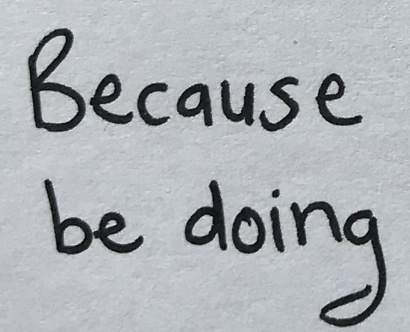
#> input picture images/kat1.jpeg, 410 x 332 px
$ python -i ocr.py   (imports and definitions only)
#> lines starting #> are read from the running program, lines starting #| are printed output that depends on the picture; after the words box and inside, x2 and y2 are one past the last pixel; in counts of white or black regions, pixels touching at a corner belong together
"""Reusable OCR helpers for character segmentation and inference."""

from __future__ import annotations

from dataclasses import dataclass
from typing import List, Tuple

import cv2
import imutils
import numpy as np
from imutils.contours import sort_contours


@dataclass
class CharacterPrediction:
    label: str
    probability: float
    bbox: Tuple[int, int, int, int]


def get_label_names() -> List[str]:
    return list("0123456789ABCDEFGHIJKLMNOPQRSTUVWXYZ")


def extract_character_rois(gray_image: np.ndarray) -> List[Tuple[np.ndarray, Tuple[int, int, int, int]]]:
    """Extract normalized 32x32 character ROIs and their bounding boxes."""
    blurred = cv2.GaussianBlur(gray_image, (5, 5), 0)
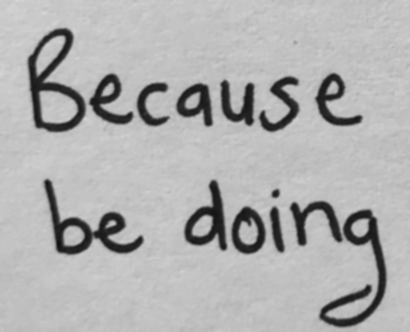
#> blurred: shape (332, 410); min 15, max 215, mean 176.4
    edged = cv2.Canny(blurred, 30, 150)
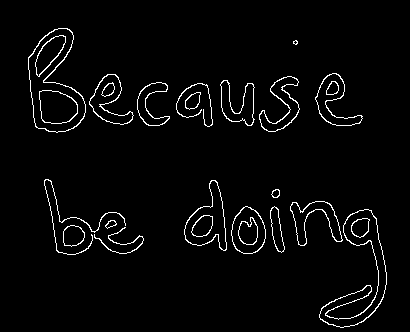
#> edged: shape (332, 410); 3% white in thin lines or dots, all inside (x1, y1, x2, y2) = (28, 28, 387, 328)
    contours = cv2.findContours(edged.copy(), cv2.RETR_EXTERNAL, cv2.CHAIN_APPROX_SIMPLE)
#> contours = 19 contours, 1 with area under 20; largest, box (x1, y1, x2, y2) and area: (28, 28, 86, 133) 3734, (319, 209, 387, 328) 2373, (184, 180, 227, 251) 1558, (231, 206, 266, 254) 1227, (89, 74, 134, 125) 1036
    contours = imutils.grab_contours(contours)

    if not contours:
        return []

    contours = sort_contours(contours, method="left-to-right")[0]
    chars: List[Tuple[np.ndarray, Tuple[int, int, int, int]]] = []

    for contour in contours:
        (x, y, w, h) = cv2.boundingRect(contour)
        if not ((5 <= w <= 150) and (15 <= h <= 120)):
            continue

        roi = gray_image[y : y + h, x : x + w]
        thresh = cv2.threshold(roi, 0, 255, cv2.THRESH_BINARY_INV | cv2.THRESH_OTSU)[1]
        (t_h, t_w) = thresh.shape

        if t_w > t_h:
            thresh = imutils.resize(thresh, width=32)
        else:
            thresh = imutils.resize(thresh, height=32)

        (t_h, t_w) = thresh.shape
        d_x = int(max(0, 32 - t_w) / 2.0)
        d_y = int(max(0, 32 - t_h) / 2.0)

        padded = cv2.copyMakeBorder(
            thresh,
            top=d_y,
            bottom=d_y,
            left=d_x,
            right=d_x,
            borderType=cv2.BORDER_CONSTANT,
            value=(0, 0, 0),
        )
        padded = cv2.resize(padded, (32, 32)).astype("float32") / 255.0
        padded = np.expand_dims(padded, axis=-1)
        chars.append((padded, (x, y, w, h)))
#> this loop made 19 passes
#> (x, y, w, h, d_x, d_y) on passes 1, 2, 3, 4, 5, 7, 8, 9, 10, 11, 12, 13: (28, 28, 58, 105, 7, 0), (44, 179, 82, 76, 0, 1), (63, 225, 22, 22, 0, 0), (89, 74, 45, 51, 2, 0), (94, 227, 50, 27, 0, 7), (137, 82, 33, 44, 4, 0), (176, 83, 37, 44, 3, 0), (184, 180, 43, 71, 6, 0), (185, 92, 16, 18, 2, 0), (220, 80, 35, 46, 4, 0), (231, 206, 35, 48, 4, 0), (259, 76, 41, 56, 4, 0)
#> (x, y, w, h) on passes 6, 15, 17: (105, 220, 12, 9), (271, 189, 9, 9), (293, 40, 5, 5)
#> pass 1, in extract_character_rois, `roi = gray_image[y : y + h, x : x + w]`:
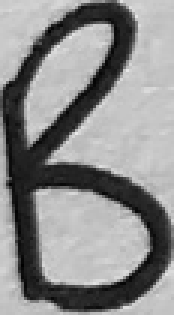
#> roi: shape (105, 58) (shown 3 times larger); min 0, max 234, mean 139.8
#> pass 1, in extract_character_rois, `thresh = cv2.threshold(roi, 0, 255, cv2.THRESH_BINARY_INV | cv2.THRESH..`:
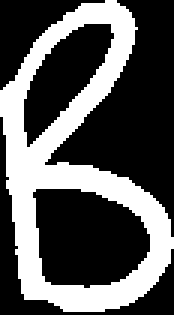
#> thresh: shape (105, 58) (shown 3 times larger); 34.7% white; 1 white region, box (x1, y1, x2, y2) and area: (0, 0, 58, 104) 2112
#> pass 1, in extract_character_rois, `padded = cv2.resize(padded, (32, 32)).astype("float32") / 255.0`:
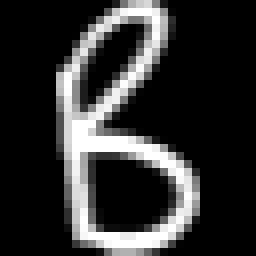
#> padded: shape (32, 32) float32 (shown 8 times larger); min 0, max 1, mean 0.19
#> after the loop:
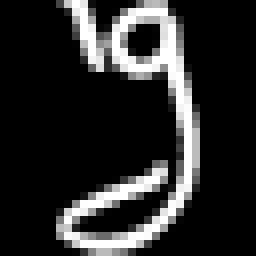
#> padded: shape (32, 32, 1) float32 (shown 8 times larger); min 0, max 1, mean 0.166
#> after the loop:
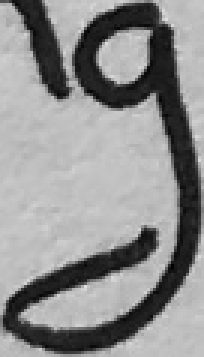
#> roi: shape (119, 68) (shown 3 times larger); min 2, max 221, mean 143.1
#> after the loop, chars = 16 items

    return chars


def predict_characters(model, image: np.ndarray, min_confidence: float = 0.0) -> Tuple[str, List[CharacterPrediction], np.ndarray]:
    """Predict characters in an input image and return text + annotations."""
    gray = cv2.cvtColor(image, cv2.COLOR_BGR2GRAY)
    extracted = extract_character_rois(gray)

    if not extracted:
        return "", [], image.copy()

    boxes = [item[1] for item in extracted]
    chars = np.array([item[0] for item in extracted], dtype="float32")
    probs = model.predict(chars, verbose=0)
    labels = get_label_names()

    annotated = image.copy()
    predictions: List[CharacterPrediction] = []

    for pred, (x, y, w, h) in zip(probs, boxes):
        idx = int(np.argmax(pred))
        probability = float(pred[idx])
        label = labels[idx]

        if probability < min_confidence:
            continue

        predictions.append(CharacterPrediction(label=label, probability=probability, bbox=(x, y, w, h)))
        cv2.rectangle(annotated, (x, y), (x + w, y + h), (0, 255, 0), 2)
        cv2.putText(
            annotated,
            label,
            (x - 10, y - 10),
            cv2.FONT_HERSHEY_SIMPLEX,
            1.2,
            (0, 255, 0),
            2,
        )

    text = "".join(item.label for item in predictions)
    return text, predictions, annotated

>>> import cv2
>>> picture = cv2.imread('../images/kat1.jpeg', cv2.IMREAD_GRAYSCALE)
>>> result = extract_character_rois(picture)
#> result = 16 items
